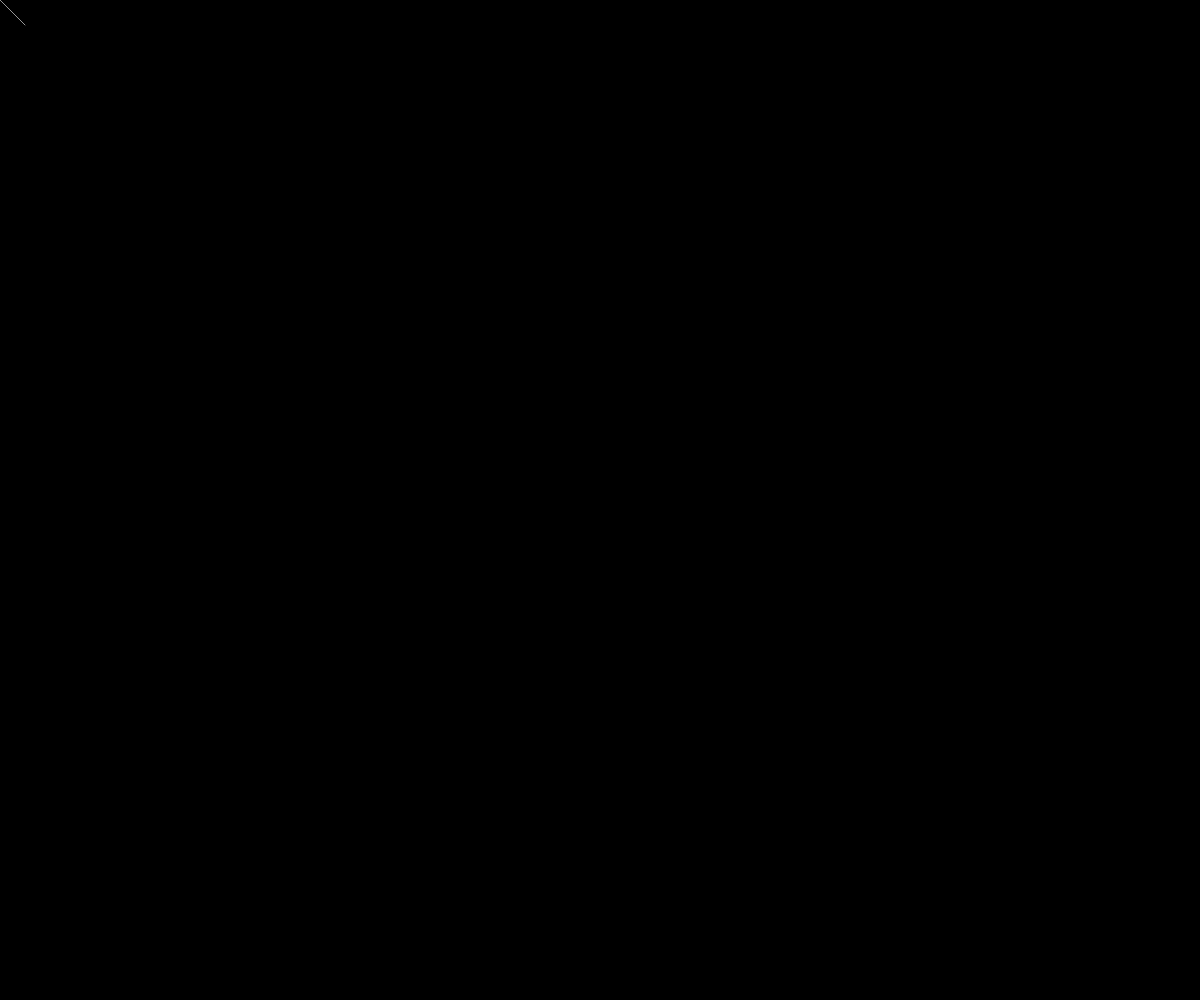
Frame 1 (no input)
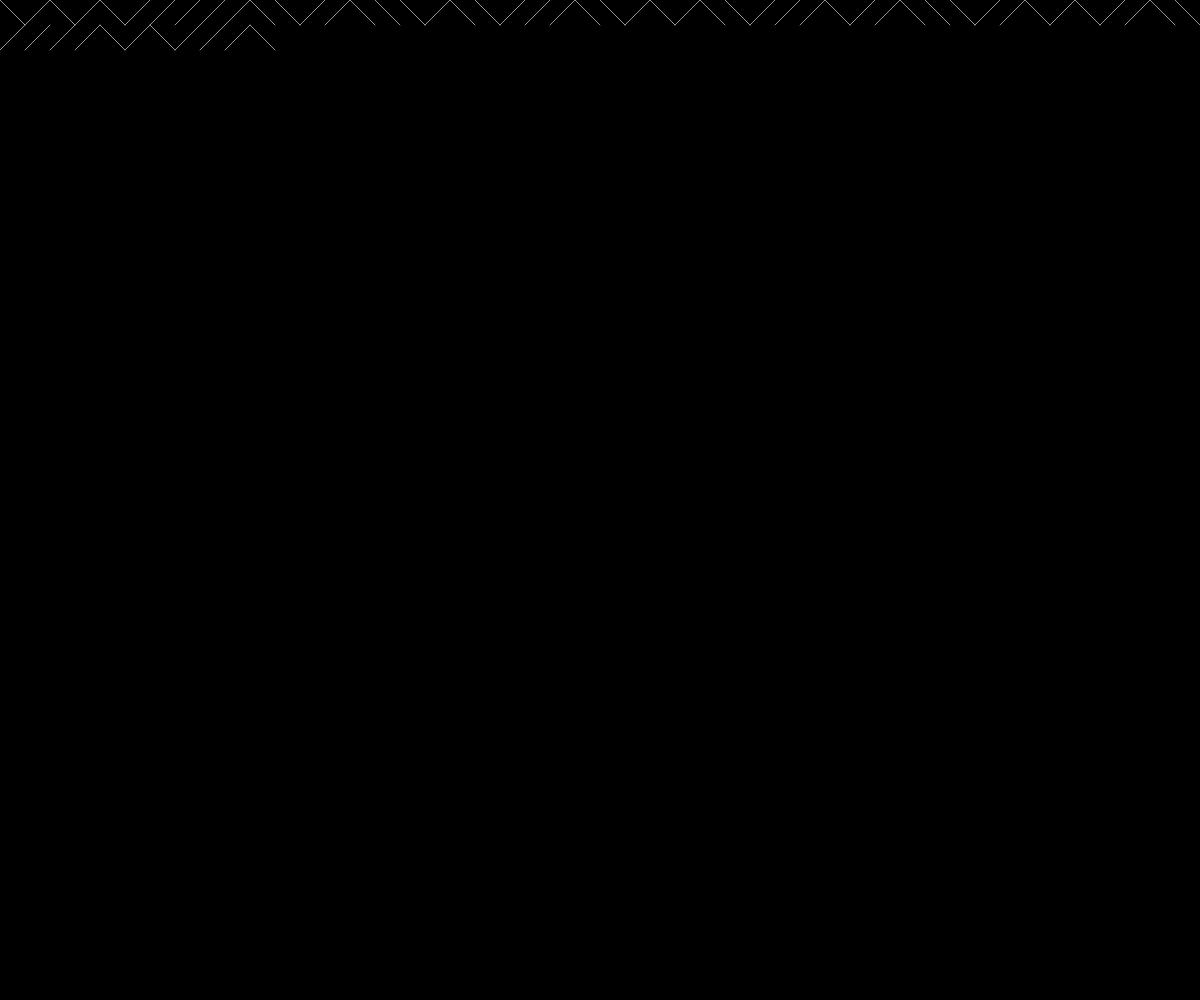
Frame 60 (no input)
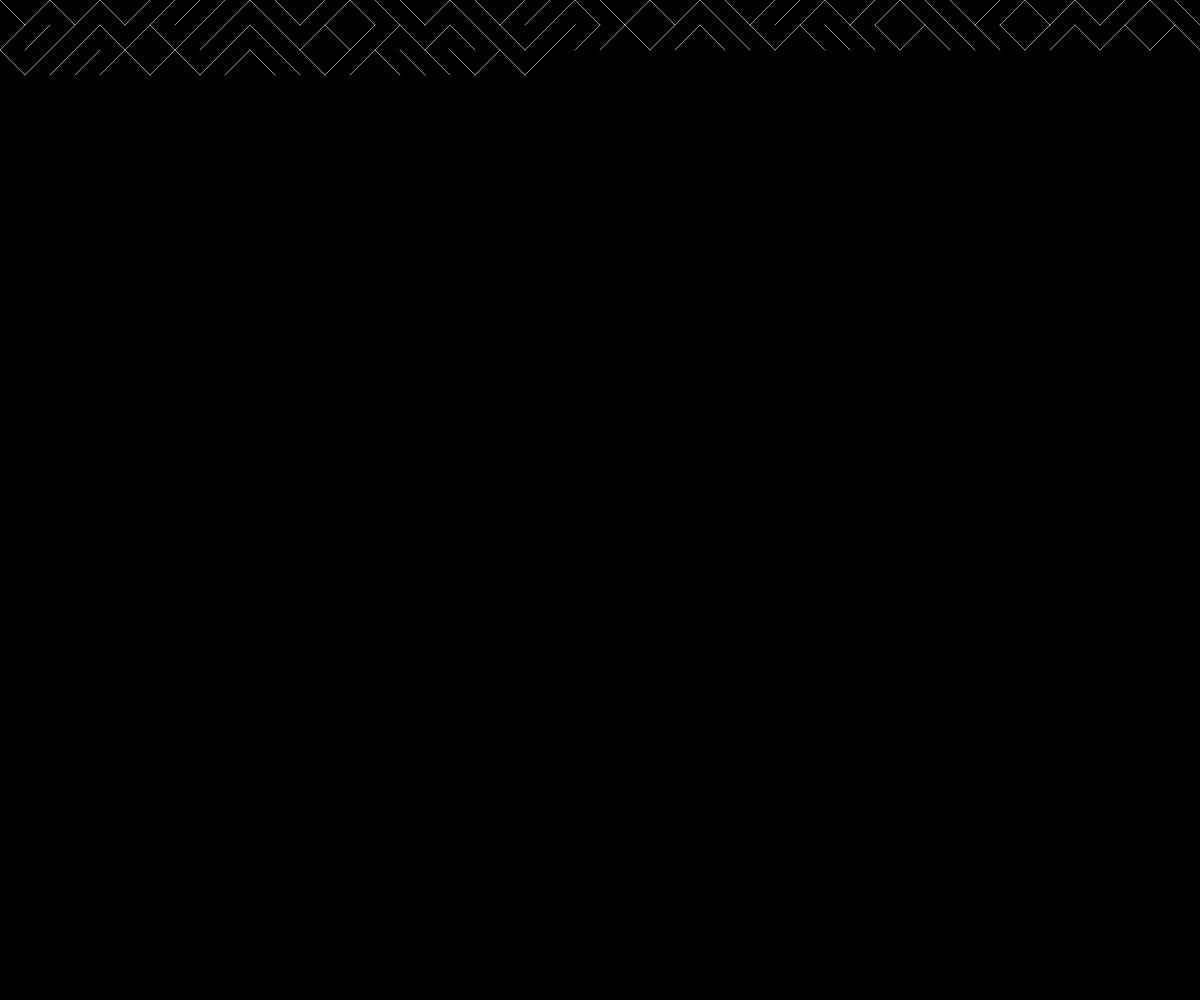
Frame 120 (the mouse pressed at the canvas centre since frame 60)

The p5.js sketch that drew these frames (run headless with seeded random() and noise() and a simulated clock; from frame 60 on, the mouse is pressed at the canvas centre):

// p5.js sketch
// ── sketch.js
var x = 0;
var y = 0;
var spacing = 25;

function setup(){
  createCanvas(windowWidth, windowHeight);
  background(0);
}
function draw(){
  stroke(150);
  strokeWeight(1);
  if(random(1)>0.5){
  line(x, y, x + spacing, y + spacing);
}else{
  line(x, y + spacing, x + spacing, y);
}
x += spacing;
if(x>width){
  x = 0;
  y += spacing;
}

}
